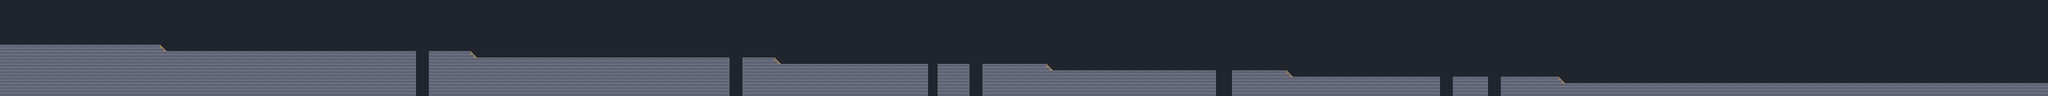

The image is a tile-based game level rendered from a .tmx file. Its description and source (layers, tilesets, objects; grid data summarised) follow:
An orthogonal 640x30 tile map with 8x8 px tiles, 1 tile layer (terrain) and 106 objects (45x bones, 35x props, 8x hints, 7x hatches, 3x barrels, ...).

<map version="1.8" tiledversion="1.8.2" orientation="orthogonal" renderorder="right-down" width="640" height="30" tilewidth="8" tileheight="8" infinite="0" backgroundcolor="#20242c" nextlayerid="9" nextobjectid="107">
 <editorsettings>
  <export target="../riverwalk/level/tiled/soder.lua" format="lua" />
 </editorsettings>
 <properties>
  <property name="bikes" value="{}" />
  <property name="movers" value="{}" />
  <property name="ballBack" value="THE BALL IS BY THE FENCE!" />
  <property name="greyStyle" value="town" />
  <property name="intro" value="{ &quot;LEVEL 5&quot;, &quot;SÖDER HILL&quot;, &quot;CATCH THE ROLLING BALL!&quot; }" />
  <property name="name" value="SÖDER HILL" />
  <property name="number" type="int" value="5" />
  <property name="outro" value="{ &quot;NIGHT! A FOX TOOK THE BALL!&quot; }" />
  <property name="pickupSay" value="BRING ME THE BALL!" />
  <property name="scenery" value="greybox" />
  <property name="scroll.ballStop" type="int" value="5088" />
  <property name="scroll.speeds" value="{ { 0, 50 }, { 560, 62 }, { 1300, 70 }, { 2600, 78 }, { 3900, 70 }, { 4600, 60 } }" />
  <property name="time" type="int" value="200" />
  <property name="title" value="Pepper: Soder Hill" />
 </properties>
 <tileset firstgid="1" name="terrain" tilewidth="8" tileheight="8" tilecount="4" columns="4">
  <image source="terrain.png" width="32" height="8" />
  <tile id="0">
   <properties>
    <property name="char" value="#" />
    <property name="what" value="solid" />
   </properties>
  </tile>
  <tile id="1">
   <properties>
    <property name="char" value="~" />
    <property name="what" value="water" />
   </properties>
  </tile>
  <tile id="2">
   <properties>
    <property name="char" value="/" />
    <property name="what" value="slope up to the right" />
   </properties>
  </tile>
  <tile id="3">
   <properties>
    <property name="char" value="\" />
    <property name="what" value="slope down to the right" />
   </properties>
  </tile>
 </tileset>
 <layer id="1" name="terrain" width="640" height="30">
  <data>[19200 cells, 5626 non-empty, 2 distinct tile ids]</data>
 </layer>
 <objectgroup id="2" name="props" color="#ffa040" draworder="index">
  <object id="1" name="CRATE" type="props" x="232" y="96" width="32" height="16">
   <properties>
    <property name="kind" value="solid" />
    <property name="layer" value="play" />
   </properties>
  </object>
  <object id="2" name="CRATES" type="props" x="520" y="96" width="32" height="32">
   <properties>
    <property name="kind" value="solid" />
    <property name="layer" value="play" />
    <property name="label" value="top" />
   </properties>
  </object>
  <object id="3" type="props" x="712" y="62" width="48" height="4">
   <properties>
    <property name="name" value="" />
    <property name="kind" value="decor" />
    <property name="layer" value="back" />
   </properties>
  </object>
  <object id="4" name="SIGN" type="props" x="720" y="72" width="32" height="37">
   <properties>
    <property name="kind" value="solid" />
    <property name="layer" value="play" />
   </properties>
  </object>
  <object id="5" type="props" x="860" y="112" width="32" height="16">
   <properties>
    <property name="name" value="" />
    <property name="kind" value="solid" />
    <property name="layer" value="play" />
   </properties>
  </object>
  <object id="6" name="CRATES" type="props" x="892" y="96" width="32" height="32">
   <properties>
    <property name="kind" value="solid" />
    <property name="layer" value="play" />
    <property name="label" value="top" />
   </properties>
  </object>
  <object id="7" name="BALCONY" type="props" x="904" y="70" width="64" height="4">
   <properties>
    <property name="kind" value="oneway" />
    <property name="layer" value="play" />
    <property name="label" value="below" />
   </properties>
  </object>
  <object id="8" name="BIKES" type="props" x="1340" y="124" width="40" height="20">
   <properties>
    <property name="kind" value="solid" />
    <property name="layer" value="play" />
   </properties>
  </object>
  <object id="9" type="props" x="1508" y="60" width="4" height="26">
   <properties>
    <property name="name" value="" />
    <property name="kind" value="decor" />
    <property name="layer" value="back" />
   </properties>
  </object>
  <object id="10" name="AWNING" type="props" x="1480" y="86" width="32" height="39">
   <properties>
    <property name="kind" value="solid" />
    <property name="layer" value="play" />
   </properties>
  </object>
  <object id="11" name="TERRACE" type="props" x="1872" y="120" width="56" height="24">
   <properties>
    <property name="kind" value="solid" />
    <property name="layer" value="play" />
    <property name="label" value="below" />
   </properties>
  </object>
  <object id="12" type="props" x="2172" y="94" width="48" height="4">
   <properties>
    <property name="name" value="" />
    <property name="kind" value="decor" />
    <property name="layer" value="back" />
   </properties>
  </object>
  <object id="13" name="SIGN" type="props" x="2180" y="104" width="32" height="37">
   <properties>
    <property name="kind" value="solid" />
    <property name="layer" value="play" />
   </properties>
  </object>
  <object id="14" type="props" x="2722" y="112" width="4" height="38">
   <properties>
    <property name="name" value="" />
    <property name="kind" value="decor" />
    <property name="layer" value="back" />
   </properties>
  </object>
  <object id="15" type="props" x="2802" y="112" width="4" height="38">
   <properties>
    <property name="name" value="" />
    <property name="kind" value="decor" />
    <property name="layer" value="back" />
   </properties>
  </object>
  <object id="16" name="TABLE" type="props" x="2700" y="150" width="48" height="7">
   <properties>
    <property name="kind" value="solid" />
    <property name="layer" value="play" />
    <property name="label" value="below" />
   </properties>
  </object>
  <object id="17" name="PARASOL" type="props" x="2692" y="108" width="64" height="4">
   <properties>
    <property name="kind" value="oneway" />
    <property name="layer" value="play" />
    <property name="label" value="below" />
   </properties>
  </object>
  <object id="18" name="TABLE" type="props" x="2780" y="150" width="48" height="7">
   <properties>
    <property name="kind" value="solid" />
    <property name="layer" value="play" />
    <property name="label" value="below" />
   </properties>
  </object>
  <object id="19" name="PARASOL" type="props" x="2772" y="108" width="64" height="4">
   <properties>
    <property name="kind" value="oneway" />
    <property name="layer" value="play" />
    <property name="label" value="below" />
   </properties>
  </object>
  <object id="20" name="CART" type="props" x="2940" y="136" width="40" height="40">
   <properties>
    <property name="kind" value="solid" />
    <property name="layer" value="play" />
    <property name="label" value="top" />
   </properties>
  </object>
  </objectgroup>
 <objectgroup id="3" name="zones" color="#ff4060" draworder="index">
  <!-- 12 objects omitted --></objectgroup>
 <objectgroup id="4" name="movers" color="#40c0ff" draworder="index">
 </objectgroup>
 <objectgroup id="5" name="critters" color="#c060ff" draworder="index">
 </objectgroup>
 <objectgroup id="6" name="lamps" color="#ffe040" draworder="index">
  <!-- 3 objects omitted --></objectgroup>
 <objectgroup id="7" name="bones" color="#ffffff" draworder="index">
  <!-- 45 objects omitted --></objectgroup>
 <objectgroup id="8" name="story" color="#40ff80" draworder="index">
  <!-- 11 objects omitted --></objectgroup>
</map>
<!-- 86 of 106 objects omitted -->
